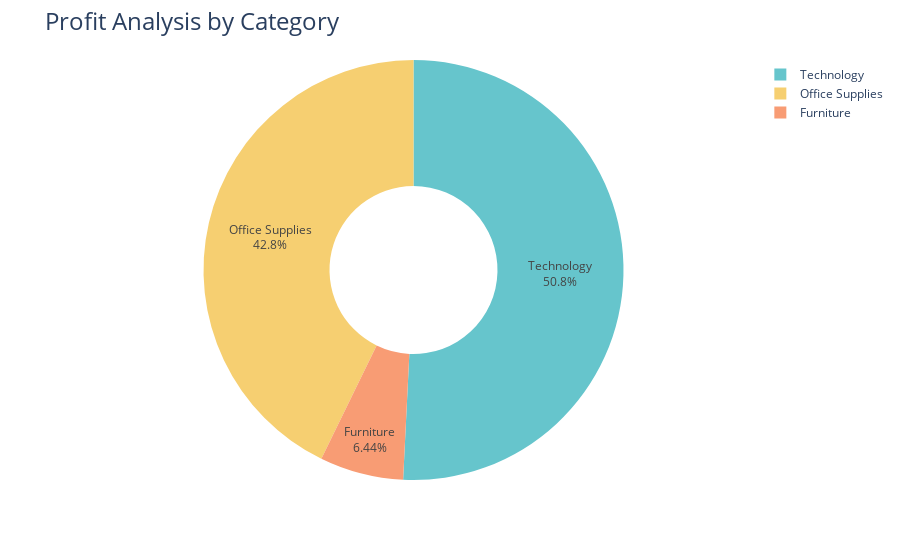

Notebook cell for this chart:
### Code cell
fig = fig = px.pie(profit_by_category, 
                   values='Profit', 
                   names='Category',
                   hole=0.4,
                   color_discrete_sequence=px.colors.qualitative.Pastel)

fig.update_traces(textinfo='percent+label', textposition='inside')
fig.update_layout(title_text='Profit Analysis by Category', title_font=dict(size=24))

fig.show()

### Figure 1 — Plotly figure (JSON) as saved in the notebook; plotly's stock layout.template omitted (floating-point values rounded to 4 significant figures)
{"data": [{"domain": {"x": [0, 1], "y": [0, 1]}, "hole": 0.4, "hovertemplate": "Category=%{label}<br>Profit=%{value}<extra></extra>", "labels": ["Furniture", "Office Supplies", "Technology"], "legendgroup": "", "name": "", "showlegend": true, "textinfo": "percent+label", "textposition": "inside", "type": "pie", "values": [18450.0, 122500.0, 145500.0]}], "layout": {"legend": {"tracegroupgap": 0}, "margin": {"t": 60}, "piecolorway": ["rgb(102, 197, 204)", "rgb(246, 207, 113)", "rgb(248, 156, 116)", "rgb(220, 176, 242)", "rgb(135, 197, 95)", "rgb(158, 185, 243)", "rgb(254, 136, 177)", "rgb(201, 219, 116)", "rgb(139, 224, 164)", "rgb(180, 151, 231)", "rgb(179, 179, 179)"], "title": {"font": {"size": 24}, "text": "Profit Analysis by Category"}}}
